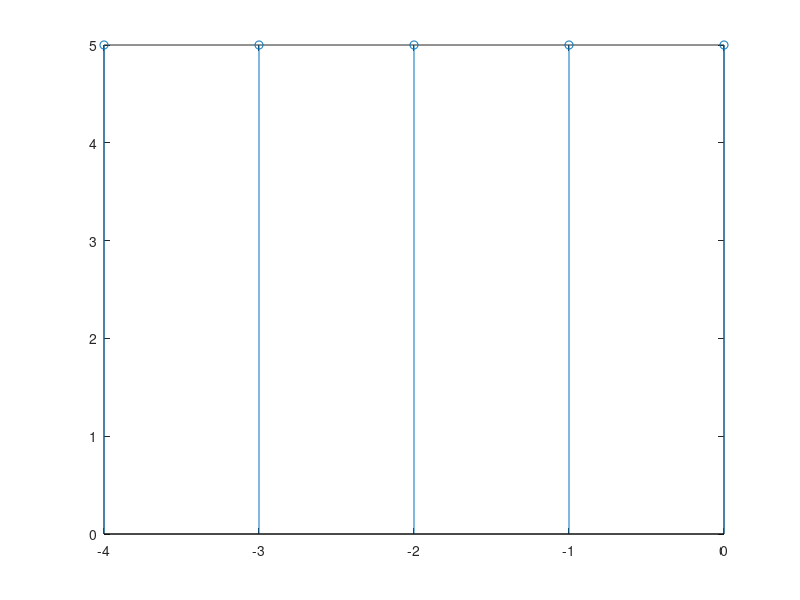

The MATLAB script that drew this image:
clc;
clear all;
close all;
m=input('Please enter the number of input data: ');
for i=1:1:m
    y(i)=input('data: ');
end

n=input('Enter the postion of zero index: ');
p=1-n;
for i=1:1:m
    x(i)=p;
    p=p+1;
end

stem(x,y);
